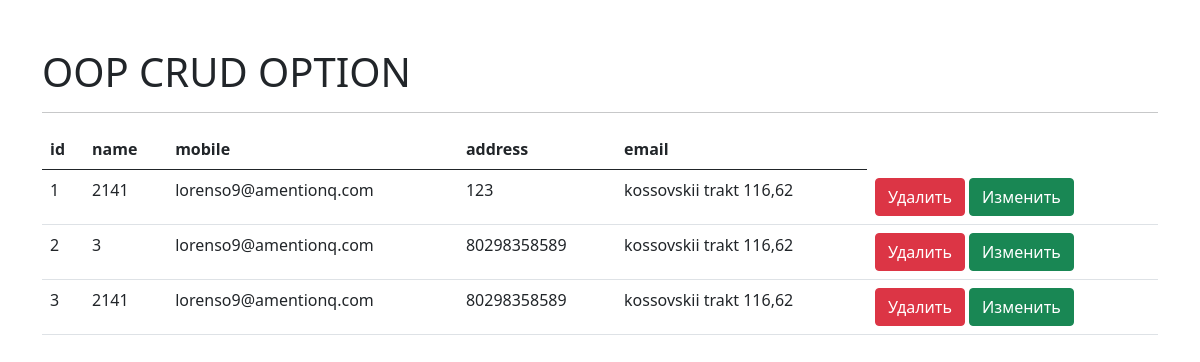
The app's page /records.php with its own data.
### tables this page shows
CREATE TABLE `crud` (
  `id` int NOT NULL,
  `name` varchar(255) NOT NULL,
  `email` varchar(255) NOT NULL,
  `address` varchar(255) NOT NULL,
  `mobile` varchar(255) NOT NULL
);

### model.php (called while the page is built, shortened)
<?php
class Model{
    private $server = 'localhost';
    private $username = 'root';
    private $password = 'root';
    private $db = 'oop_crud';
    private $conn;
     public function __construct()
     {
         try {
                $this->conn = new mysqli($this->server,$this->username,$this->password,$this->db);
         }catch (Exception $e){
                echo 'connected error' . $e->getMessage();
         }
     }
     public function fetch(){
         $data = null;
         $query = "SELECT * FROM crud";
         if($res = $this->conn->query($query)){
             while ($rows = mysqli_fetch_assoc($res)){
                 $data[] = $rows;
             }
             return $data;
         }
     }
}

### records.php (the view, shortened to what this page needs)
<!doctype html>
<html lang="en">
<head>
    <link href="https://cdn.jsdelivr.net/npm/bootstrap@5.0.0-beta3/dist/css/bootstrap.min.css" rel="stylesheet">
</head>
<body>
<div class="container">
    <div class="row">
        <div class="col-md-12 mt-5">
            <h1>OOP CRUD OPTION</h1>
            <hr>
        </div>
    </div>
    <div class="row">
        <div class="col-md-12">
            <table class="table">
                <thead>
                    <th>id</th>
                    <th>name</th>
                    <th>mobile</th>
                    <th>address</th>
                    <th>email</th>
                </thead>
                <tbody>
                <?php
                include "model.php";
                $model = new Model;
                $rows = $model->fetch();
                $i = 1;
                if(!empty($rows)){
                    foreach ($rows as $row){
                        ?>
                <tr>
                    <td><?php echo $i++?></td>
                    <td><?php echo $row['name']?></td>
                    <td><?php echo $row['email']?></td>
                    <td><?php echo $row['mobile']?></td>
                    <td><?php echo $row['address']?></td>
                    <td>
                        <a href="delete.php?id=<?php echo $row['id']?>" class="btn btn-danger">Удалить</a>
                        <a href="edit.php?id=<?php echo $row['id']?>" class="btn btn-success">Изменить</a>
                    </td>
                </tr>
                <?php
                    }
                }
                    ?>
                </tbody>
            </table>
        </div>
    </div>
</div>
</body>
</html>

### records on screen
crud: name "2141", email "lorenso9@amentionq.com", mobile "123", address "kossovskii trakt 116,62"
crud: name "3", email "lorenso9@amentionq.com", mobile "80298358589", address "kossovskii trakt 116,62"
crud: name "2141", email "lorenso9@amentionq.com", mobile "80298358589", address "kossovskii trakt 116,62"
